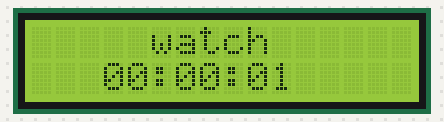
The sketch below on a simulated Arduino Uno, built with avr-gcc and run on an emulated ATmega328P. Shown: 16×2 character LCD.

Above: at 0.21 s.
At 5.1 s:
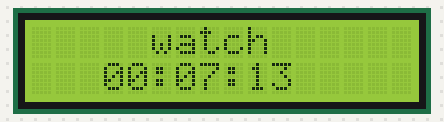
At 10.0 s:
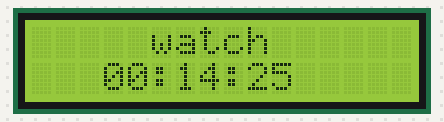
At 19.79 s:
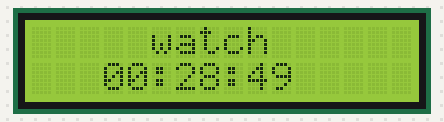
At 29.57 s:
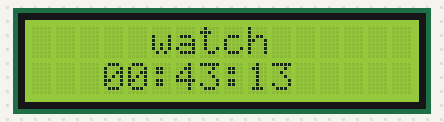
At 39.67 s:
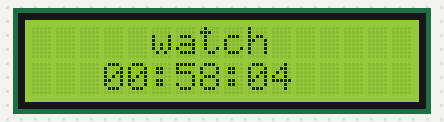

The sketch:

lcd_watch.ino
```cpp
#include <LiquidCrystal.h>
LiquidCrystal lcd(12, 11, 5, 4, 3, 2);

void setup() {
lcd.begin(16,2);
}

void loop() {
int sec=0;
int mit=0;
int hr=0;
char p[10];
lcd.setCursor(5,0);
lcd.print("watch");
while(1){
sec++;
if(sec==60)
{
  sec=0;
  mit++;
  if(mit==60)
{
 mit=0;
 hr++;
if(hr==24) hr=0;
}
}
sprintf(p,  "%02d:%02d:%02d",hr,mit,sec);
lcd.setCursor(3,1);
lcd.print(p);
delay(10);
}
}
```
